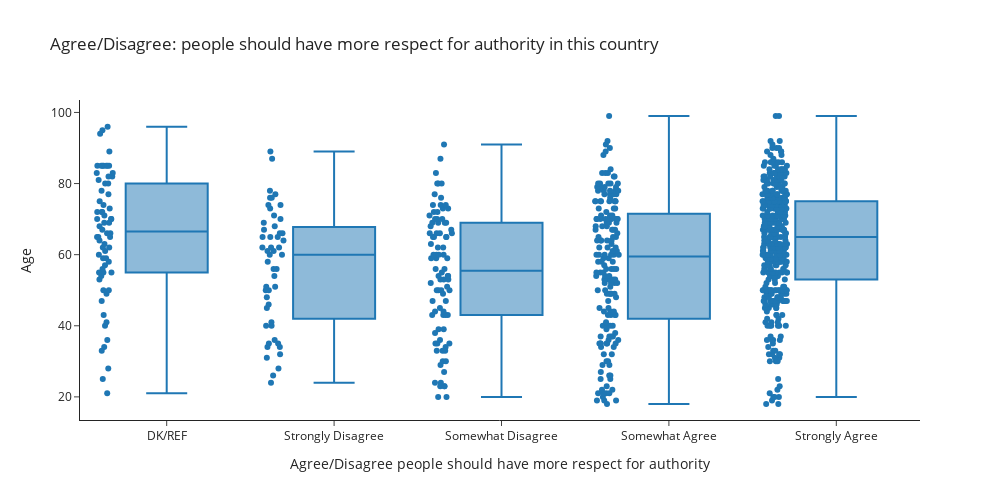

Write notebook code for a chart like this one.
### Markdown cell above
Or we can show these boxplots in plotly express. (The `points='all'` option will put show a data point for each observation with some random extra "noise" to avoid overplotting)

### Code cell
ordering = ['DK/REF','Strongly Disagree','Somewhat Disagree','Somewhat Agree', "Strongly Agree"]
fig = px.box(y='age', x='respect_for_authority_cat',
             data_frame = df, 
             template='simple_white', # using the white template instead of the default
             width =1000,
             height = 500,
             points = 'all',
             title ="Agree/Disagree: people should have more respect for authority in this country",
              # assigning labels 
              labels = {'respect_for_authority_cat': 'Agree/Disagree people should have more respect for authority', 
                       'age' : 'Age'
                       }
            )
# fixing ordering of categories
fig.update_layout(
    xaxis={'categoryorder':'array', 'categoryarray': ordering}
)
fig.show()

### Figure 1 — Plotly figure (JSON) as saved in the notebook; plotly's stock layout.template omitted (floating-point values rounded to 4 significant figures; data arrays with more than 128 entries replaced by an {"elided": "..."} marker saying what was removed)
{"data": [{"alignmentgroup": "True", "boxpoints": "all", "hovertemplate": "Agree/Disagree people should have more respect for authority=%{x}<br>Age=%{y}<extra></extra>", "legendgroup": "", "marker": {"color": "#1F77B4"}, "name": "", "notched": false, "offsetgroup": "", "orientation": "v", "showlegend": false, "type": "box", "x": {"elided": "800 str values"}, "x0": " ", "xaxis": "x", "y": {"elided": "800 int values"}, "y0": " ", "yaxis": "y"}], "layout": {"boxmode": "group", "height": 500, "legend": {"tracegroupgap": 0}, "title": {"text": "Agree/Disagree: people should have more respect for authority in this country"}, "width": 1000, "xaxis": {"anchor": "y", "autorange": true, "categoryarray": ["DK/REF", "Strongly Disagree", "Somewhat Disagree", "Somewhat Agree", "Strongly Agree"], "categoryorder": "array", "domain": [0, 1], "range": [-0.5179, 4.5], "title": {"text": "Agree/Disagree people should have more respect for authority"}, "type": "category"}, "yaxis": {"anchor": "x", "autorange": true, "domain": [0, 1], "range": [13.5, 103.5], "title": {"text": "Age"}, "type": "linear"}}}
